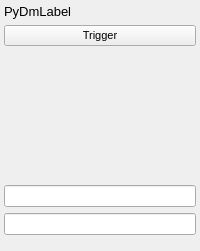
    <widget class="QFrame" name="frame_2">
     <layout class="QGridLayout" name="gridLayout">
      <property name="leftMargin">
       <number>4</number>
      </property>
      <property name="topMargin">
       <number>4</number>
      </property>
      <property name="rightMargin">
       <number>4</number>
      </property>
      <property name="bottomMargin">
       <number>4</number>
      </property>
      <property name="horizontalSpacing">
       <number>4</number>
      </property>
      <item row="0" column="0">
       <widget class="PyDMLabel" name="PyDMLabel_15">
        <property name="font">
         <font>
          <pointsize>10</pointsize>
          <weight>50</weight>
          <italic>false</italic>
          <bold>false</bold>
         </font>
        </property>
        <property name="toolTip">
         <string/>
        </property>
        <property name="styleSheet">
         <string notr="true"/>
        </property>
        <property name="text">
         <string>PyDmLabel</string>
        </property>
        <property name="channel" stdset="0">
         <string>ca://${DEVICE}:DAQMUX${MUX}_INPMUXSELSTR1</string>
        </property>
        <property name="displayFormat" stdset="0">
         <enum>PyDMLabel::String</enum>
        </property>
       </widget>
      </item>
      <item row="7" column="0">
       <widget class="PyDMLabel" name="PyDMLabel_67">
        <property name="font">
         <font>
          <pointsize>8</pointsize>
         </font>
        </property>
        <property name="toolTip">
         <string/>
        </property>
        <property name="styleSheet">
         <string notr="true"/>
        </property>
        <property name="text">
         <string/>
        </property>
        <property name="channel" stdset="0">
         <string>ca://${DEVICE}:DAQMUX${MUX}_STRMENABLED1</string>
        </property>
       </widget>
      </item>
      <item row="11" column="0">
       <widget class="PyDMEnumButton" name="PyDMEnumButton_19">
        <property name="maximumSize">
         <size>
          <width>16777215</width>
          <height>44</height>
         </size>
        </property>
        <property name="font">
         <font>
          <pointsize>8</pointsize>
         </font>
        </property>
        <property name="toolTip">
         <string/>
        </property>
        <property name="styleSheet">
         <string notr="true"/>
        </property>
        <property name="channel" stdset="0">
         <string>ca://${DEVICE}:DAQMUX${MUX}_FORMATSIGN1</string>
        </property>
        <property name="orientation" stdset="0">
         <enum>Qt::Horizontal</enum>
        </property>
        <property name="marginTop" stdset="0">
         <number>0</number>
        </property>
        <property name="marginBottom" stdset="0">
         <number>0</number>
        </property>
        <property name="marginLeft" stdset="0">
         <number>0</number>
        </property>
        <property name="marginRight" stdset="0">
         <number>0</number>
        </property>
        <property name="horizontalSpacing" stdset="0">
         <number>0</number>
        </property>
        <property name="verticalSpacing" stdset="0">
         <number>0</number>
        </property>
       </widget>
      </item>
      <item row="4" column="0">
       <widget class="PyDMLabel" name="PyDMLabel_70">
        <property name="font">
         <font>
          <pointsize>8</pointsize>
         </font>
        </property>
        <property name="toolTip">
         <string/>
        </property>
        <property name="styleSheet">
         <string notr="true"/>
        </property>
        <property name="text">
         <string/>
        </property>
        <property name="channel" stdset="0">
         <string>ca://${DEVICE}:DAQMUX${MUX}_STRMOVF1</string>
        </property>
       </widget>
      </item>
      <item row="9" column="0">
       <widget class="PyDMLineEdit" name="PyDMLineEdit_19">
        <property name="sizePolicy">
         <sizepolicy hsizetype="Preferred" vsizetype="Preferred">
          <horstretch>0</horstretch>
          <verstretch>0</verstretch>
         </sizepolicy>
        </property>
        <property name="font">
         <font>
          <pointsize>8</pointsize>
         </font>
        </property>
        <property name="toolTip">
         <string/>
        </property>
        <property name="styleSheet">
         <string notr="true"/>
        </property>
        <property name="channel" stdset="0">
         <string>ca://${DEVICE}:DAQMUX${MUX}_FORMATSIGNWIDTH1</string>
        </property>
       </widget>
      </item>
      <item row="8" column="0">
       <widget class="PyDMLabel" name="PyDMLabel_71">
        <property name="font">
         <font>
          <pointsize>8</pointsize>
         </font>
        </property>
        <property name="toolTip">
         <string/>
        </property>
        <property name="styleSheet">
         <string notr="true"/>
        </property>
        <property name="text">
         <string/>
        </property>
        <property name="channel" stdset="0">
         <string>ca://${DEVICE}:DAQMUX${MUX}_FRAMECNT1</string>
        </property>
       </widget>
      </item>
      <item row="12" column="0">
       <widget class="PyDMEnumButton" name="PyDMEnumButton_20">
        <property name="maximumSize">
         <size>
          <width>16777215</width>
          <height>44</height>
         </size>
        </property>
        <property name="font">
         <font>
          <pointsize>8</pointsize>
         </font>
        </property>
        <property name="toolTip">
         <string/>
        </property>
        <property name="styleSheet">
         <string notr="true"/>
        </property>
        <property name="channel" stdset="0">
         <string>ca://${DEVICE}:DAQMUX${MUX}_DECIMATION1</string>
        </property>
        <property name="orientation" stdset="0">
         <enum>Qt::Horizontal</enum>
        </property>
        <property name="marginTop" stdset="0">
         <number>0</number>
        </property>
        <property name="marginBottom" stdset="0">
         <number>0</number>
        </property>
        <property name="marginLeft" stdset="0">
         <number>0</number>
        </property>
        <property name="marginRight" stdset="0">
         <number>0</number>
        </property>
        <property name="horizontalSpacing" stdset="0">
         <number>0</number>
        </property>
        <property name="verticalSpacing" stdset="0">
         <number>0</number>
        </property>
       </widget>
      </item>
      <item row="10" column="0">
       <widget class="PyDMLineEdit" name="PyDMLineEdit_20">
        <property name="sizePolicy">
         <sizepolicy hsizetype="Preferred" vsizetype="Preferred">
          <horstretch>0</horstretch>
          <verstretch>0</verstretch>
         </sizepolicy>
        </property>
        <property name="font">
         <font>
          <pointsize>8</pointsize>
         </font>
        </property>
        <property name="toolTip">
         <string/>
        </property>
        <property name="styleSheet">
         <string notr="true"/>
        </property>
        <property name="channel" stdset="0">
         <string>ca://${DEVICE}:DAQMUX${MUX}_FORMATDATAWIDTH1</string>
        </property>
       </widget>
      </item>
      <item row="5" column="0">
       <widget class="PyDMLabel" name="PyDMLabel_65">
        <property name="font">
         <font>
          <pointsize>8</pointsize>
         </font>
        </property>
        <property name="toolTip">
         <string/>
        </property>
        <property name="styleSheet">
         <string notr="true"/>
        </property>
        <property name="text">
         <string/>
        </property>
        <property name="channel" stdset="0">
         <string>ca://${DEVICE}:DAQMUX${MUX}_STRMERR1</string>
        </property>
       </widget>
      </item>
      <item row="1" column="0">
       <widget class="PyDMPushButton" name="PyDMPushButton_14">
        <property name="sizePolicy">
         <sizepolicy hsizetype="Preferred" vsizetype="Preferred">
          <horstretch>0</horstretch>
          <verstretch>0</verstretch>
         </sizepolicy>
        </property>
        <property name="maximumSize">
         <size>
          <width>16777215</width>
          <height>48</height>
         </size>
        </property>
        <property name="font">
         <font>
          <pointsize>8</pointsize>
         </font>
        </property>
        <property name="toolTip">
         <string/>
        </property>
        <property name="styleSheet">
         <string notr="true"/>
        </property>
        <property name="text">
         <string>Trigger</string>
        </property>
        <property name="channel" stdset="0">
         <string>ca://${DEVICE}:DAQMUX${MUX}_TRGDAQ </string>
        </property>
        <property name="pressValue" stdset="0">
         <string>1</string>
        </property>
       </widget>
      </item>
      <item row="2" column="0">
       <widget class="PyDMLabel" name="PyDMLabel_68">
        <property name="font">
         <font>
          <pointsize>8</pointsize>
         </font>
        </property>
        <property name="toolTip">
         <string/>
        </property>
        <property name="styleSheet">
         <string notr="true"/>
        </property>
        <property name="text">
         <string/>
        </property>
        <property name="channel" stdset="0">
         <string>ca://${DEVICE}:DAQMUX${MUX}_STRMPAUSE1</string>
        </property>
       </widget>
      </item>
      <item row="3" column="0">
       <widget class="PyDMLabel" name="PyDMLabel_69">
        <property name="font">
         <font>
          <pointsize>8</pointsize>
         </font>
        </property>
        <property name="toolTip">
         <string/>
        </property>
        <property name="styleSheet">
         <string notr="true"/>
        </property>
        <property name="text">
         <string/>
        </property>
        <property name="channel" stdset="0">
         <string>ca://${DEVICE}:DAQMUX${MUX}_STRMRDY1</string>
        </property>
       </widget>
      </item>
      <item row="6" column="0">
       <widget class="PyDMLabel" name="PyDMLabel_66">
        <property name="font">
         <font>
          <pointsize>8</pointsize>
         </font>
        </property>
        <property name="toolTip">
         <string/>
        </property>
        <property name="styleSheet">
         <string notr="true"/>
        </property>
        <property name="text">
         <string/>
        </property>
        <property name="channel" stdset="0">
         <string>ca://${DEVICE}:DAQMUX${MUX}_INPDATAVALID1</string>
        </property>
       </widget>
      </item>
     </layout>
    </widget>
